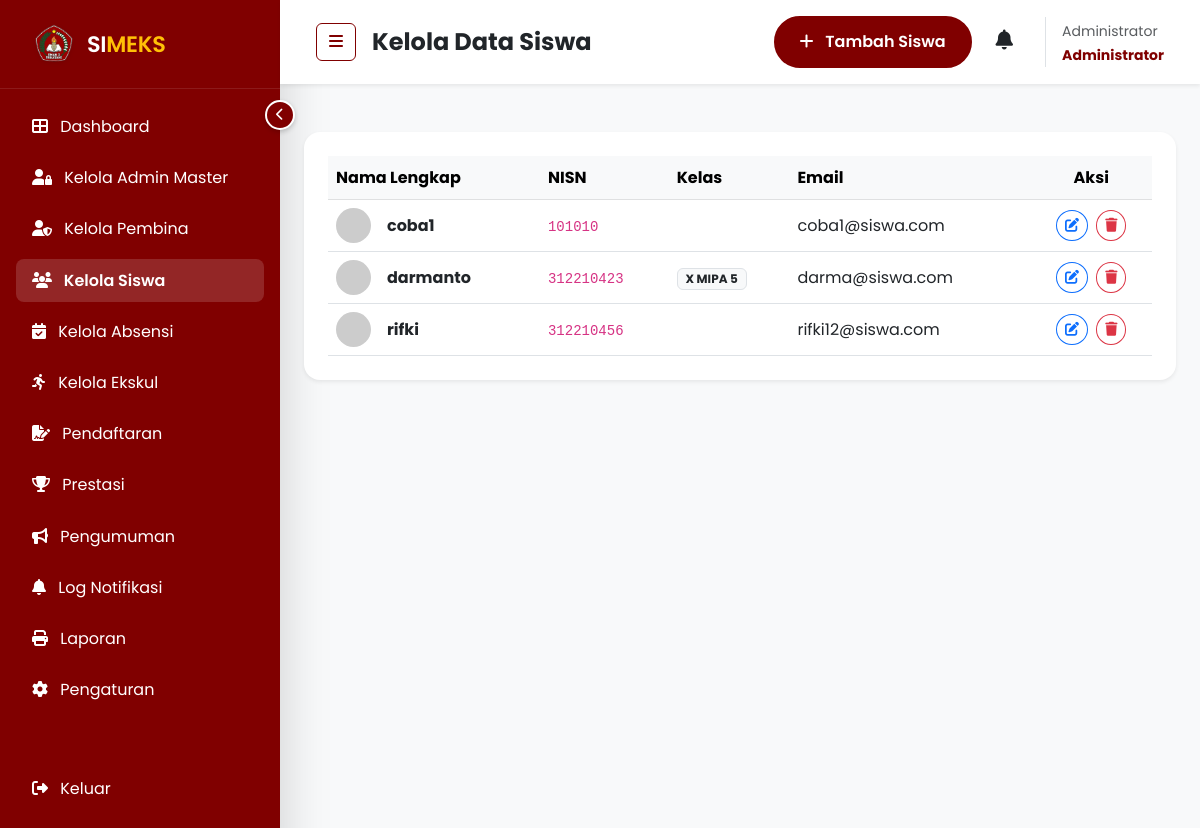
/admin/kelola-siswa.php (signed in), run on the app's committed database.
### tables this page shows
CREATE TABLE `users` (
  `id` int(11) NOT NULL,
  `nisn` varchar(20) DEFAULT NULL,
  `nama` varchar(100) NOT NULL,
  `email` varchar(100) NOT NULL,
  `password` varchar(255) NOT NULL,
  `kelas` varchar(50) DEFAULT NULL,
  `role` enum('admin','siswa') DEFAULT 'siswa',
  `foto` varchar(255) DEFAULT 'default.png',
  `created_at` timestamp NOT NULL DEFAULT current_timestamp()
);

### admin/kelola-siswa.php (the view, shortened to what this page needs)
<?php
include '../includes/header.php';
$is_admin = (isset($_SESSION['admin_data']) && $_SESSION['admin_data']['role'] === 'admin');
if ($is_admin) {
    $students = $koneksi->query("SELECT * FROM users WHERE role = 'siswa' ORDER BY nama ASC")->fetchAll();
}
?>
<div class="d-flex" id="wrapper">
    <?php include 'sidebar.php'; ?>
    <div id="page-content-wrapper" class="w-100 bg-light">
        <?php
        if ($is_admin) {
            $extraAction = '<button class="btn btn-maroon rounded-pill px-4" data-bs-toggle="modal" data-bs-target="#addModal">
                                <i class="fas fa-plus me-2"></i> Tambah Siswa
                            </button>';
        }
        include '../includes/admin_nav.php';
        ?>
        <div class="container-fluid p-4">
            <div class="card border-0 shadow-sm rounded-4 p-4">
                <div class="table-responsive">
                    <table class="table table-hover align-middle mb-0">
                        <thead class="table-light">
                            <tr>
                                <th>Nama Lengkap</th>
                                <th>NISN</th>
                                <th>Kelas</th>
                                <th>Email</th>
                                <th class="text-center">Aksi</th>
                            </tr>
                        </thead>
                        <tbody>
                            <?php if (empty($students)): ?>
                                <tr>
                                    <td colspan="5" class="text-center text-muted py-4">Belum ada data siswa.</td>
                                </tr>
                            <?php else: ?>
                                <?php foreach ($students as $row): ?>
                                    <tr>
                                        <td>
                                            <div class="d-flex align-items-center">
                                                <img src="https://ui-avatars.com/api/?name=<?php echo urlencode($row->nama); ?>&background=random" class="rounded-circle me-3" width="35">
                                                <span class="fw-bold text-dark"><?php echo htmlspecialchars($row->nama); ?></span>
                                            </div>
                                        </td>
                                        <td><code><?php echo htmlspecialchars($row->nisn); ?></code></td>
                                        <td><span class="badge bg-light text-dark border"><?php echo htmlspecialchars($row->kelas); ?></span></td>
                                        <td><?php echo htmlspecialchars($row->email); ?></td>
                                        <td class="text-center">
                                            <button class="btn btn-sm btn-outline-primary rounded-circle me-1"
                                                    data-bs-toggle="modal"
                                                    data-bs-target="#editModal<?php echo $row->id; ?>">
                                                <i class="fas fa-edit"></i>
                                            </button>
                                            <?php if ($is_admin): ?>
                                            <button class="btn btn-sm btn-outline-danger rounded-circle"
                                                    data-bs-toggle="modal"
                                                    data-bs-target="#deleteModal<?php echo $row->id; ?>">
                                                <i class="fas fa-trash"></i>
                                            </button>
                                            <?php endif; ?>
                                        </td>
                                    </tr>
                                <?php endforeach; ?>
                            <?php endif; ?>
                        </tbody>
                    </table>
                </div>
            </div>
        </div>
    </div>
</div>
<?php include '../includes/footer.php'; ?>

### assets/style.css (style rules this page uses)
:root { --maroon: #800000; --maroon-dark: #5a0000; --maroon-light: #a31515; --gold: #FFC107; --gray-bg: #f8f9fa; --text-body: #555555; --text-heading: #212529; --card-radius: 16px; --shadow-soft: 0 10px 40px rgba(0, 0, 0, 0.08); --shadow-hover: 0 20px 50px rgba(128, 0, 0, 0.2); --shadow-premium: 0 15px 45px rgba(0, 0, 0, 0.1); --fs-h1: clamp(2.5rem, 5vw + 1rem, 4.5rem); --fs-h2: clamp(2rem, 4vw + 1rem, 3rem); --fs-lead: clamp(1rem, 2vw + 0.5rem, 1.25rem); }
body { font-family: 'Poppins', sans-serif; background-color: #ffffff; color: var(--text-body); line-height: 1.7; overflow-x: hidden; }
.btn-maroon { background-color: var(--maroon); color: white; padding: 12px 30px; border-radius: 50px; font-weight: 600; border: 2px solid var(--maroon); transition: all 0.3s; }
#wrapper { overflow-x: hidden; }

### data on the page
users: nama "coba1", nisn "101010", email "coba1@siswa.com"
users: nama "darmanto", nisn "312210423", kelas "X MIPA 5", email "darma@siswa.com"
users: nama "rifki", nisn "312210456", email "rifki12@siswa.com"

### other printed values
$navTitle "Kelola Data Siswa"
$_SESSION['master_data']['nama'] "Administrator"
